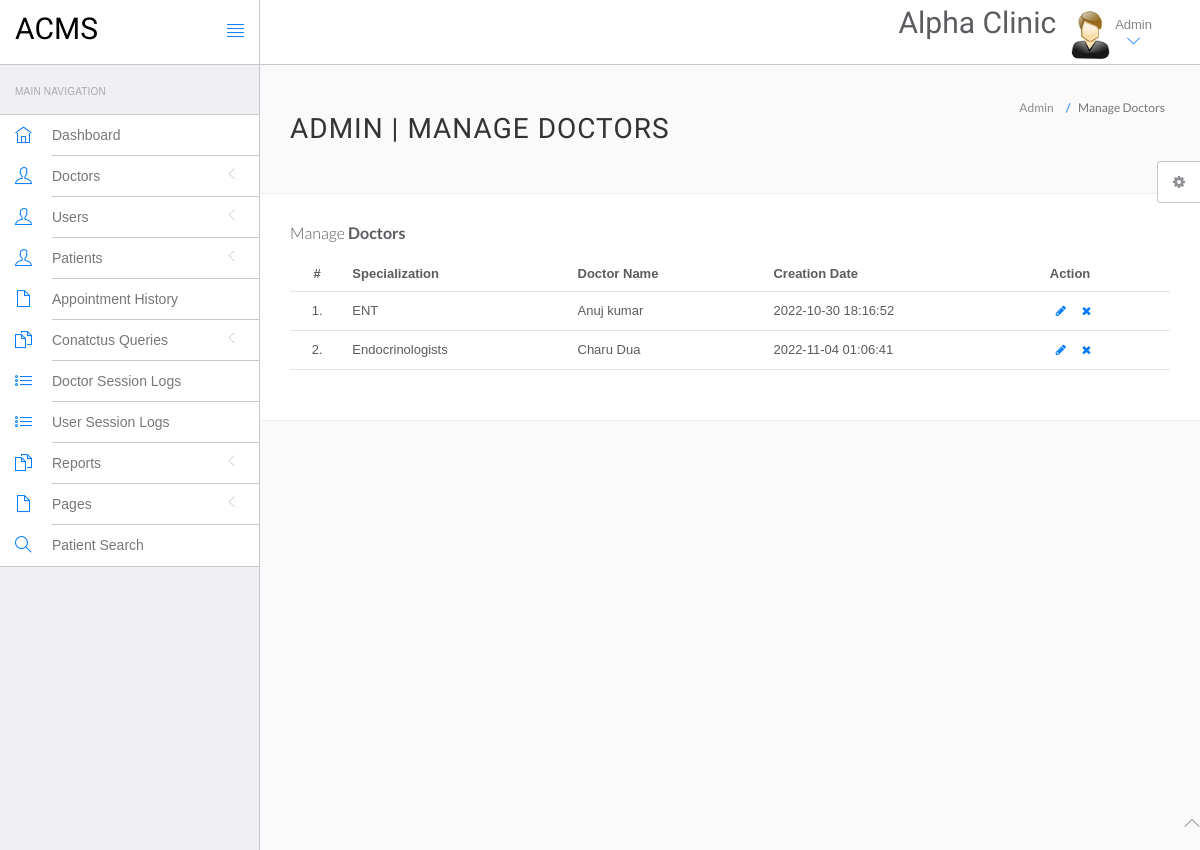
Before: /Clinic/acms/admin/php_admin/manage-doctors.php (signed in) with the older database file.
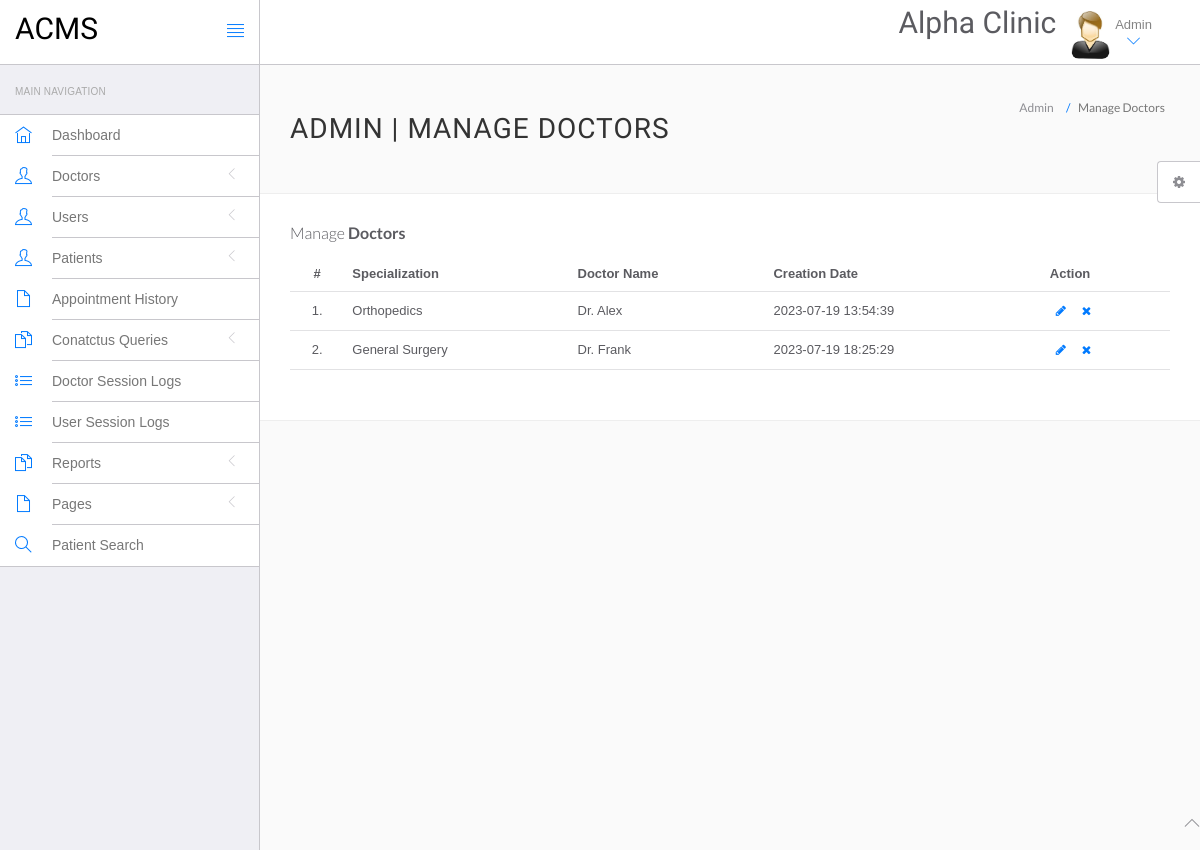
After: the same page with the newer database file.
### tables this page shows
CREATE TABLE `doctors` (
  `id` int(11) NOT NULL,
  `specilization` varchar(255) DEFAULT NULL,
  `doctorName` varchar(255) DEFAULT NULL,
  `address` longtext DEFAULT NULL,
  `docFees` varchar(255) DEFAULT NULL,
  `contactno` bigint(11) DEFAULT NULL,
  `docEmail` varchar(255) DEFAULT NULL,
  `password` varchar(255) DEFAULT NULL,
  `creationDate` timestamp NULL DEFAULT current_timestamp(),
  `updationDate` timestamp NULL DEFAULT NULL ON UPDATE current_timestamp()
);

### Clinic/acms/admin/php_admin/manage-doctors.php (the view, shortened to what this page needs)
<?php
include('include/config.php');
if(strlen($_SESSION['id']==0)) {
 header('location:logout.php');
  } else{
?>
<!DOCTYPE html>
<html lang="en">
	<head>
		<link rel="stylesheet" href="vendor/bootstrap/css/bootstrap.min.css">
		<link rel="stylesheet" href="vendor/fontawesome/css/font-awesome.min.css">
		<link rel="stylesheet" href="vendor/themify-icons/themify-icons.min.css">
		<link href="vendor/animate.css/animate.min.css" rel="stylesheet" media="screen">
		<link href="vendor/perfect-scrollbar/perfect-scrollbar.min.css" rel="stylesheet" media="screen">
		<link href="vendor/switchery/switchery.min.css" rel="stylesheet" media="screen">
		<link href="vendor/bootstrap-touchspin/jquery.bootstrap-touchspin.min.css" rel="stylesheet" media="screen">
		<link href="vendor/select2/select2.min.css" rel="stylesheet" media="screen">
		<link href="vendor/bootstrap-datepicker/bootstrap-datepicker3.standalone.min.css" rel="stylesheet" media="screen">
		<link href="vendor/bootstrap-timepicker/bootstrap-timepicker.min.css" rel="stylesheet" media="screen">
		<link rel="stylesheet" href="assets/css/styles.css">
		<link rel="stylesheet" href="assets/css/plugins.css">
		<link rel="stylesheet" href="assets/css/themes/theme-1.css" id="skin_color" />
	</head>
	<body>
		<div id="app">
<?php include('include/sidebar.php');?>
			<div class="app-content">
						<?php include('include/header.php');?>
				<div class="main-content" >
					<div class="wrap-content container" id="container">
						<section id="page-title">
							<div class="row">
								<div class="col-sm-8">
									<h1 class="mainTitle">Admin | Manage Doctors</h1>
																	</div>
								<ol class="breadcrumb">
									<li>
										<span>Admin</span>
									</li>
									<li class="active">
										<span>Manage Doctors</span>
									</li>
								</ol>
							</div>
						</section>
						<div class="container-fluid container-fullw bg-white">
									<div class="row">
								<div class="col-md-12">
									<h5 class="over-title margin-bottom-15">Manage <span class="text-bold">Doctors</span></h5>
									<table class="table table-hover" id="sample-table-1">
										<thead>
											<tr>
												<th class="center">#</th>
												<th>Specialization</th>
												<th class="hidden-xs">Doctor Name</th>
												<th>Creation Date </th>
												<th>Action</th>
											</tr>
										</thead>
										<tbody>
<?php
$sql=mysqli_query($con,"select * from doctors");
$cnt=1;
while($row=mysqli_fetch_array($sql))
{
?>
											<tr>
												<td class="center"><?php echo $cnt;?>.</td>
												<td class="hidden-xs"><?php echo $row['specilization'];?></td>
												<td><?php echo $row['doctorName'];?></td>
												<td><?php echo $row['creationDate'];?>
												</td>
												<td >
												<div class="visible-md visible-lg hidden-sm hidden-xs">
							<a href="edit-doctor.php?id=<?php echo $row['id'];?>" class="btn btn-transparent btn-xs" tooltip-placement="top" tooltip="Edit"><i class="fa fa-pencil"></i></a>
	<a href="manage-doctors.php?id=<?php echo $row['id']?>&del=delete" onClick="return confirm('Are you sure you want to delete?')"class="btn btn-transparent btn-xs tooltips" tooltip-placement="top" tooltip="Remove"><i class="fa fa-times fa fa-white"></i></a>
												</div>
												</td>
											</tr>
											<?php
$cnt=$cnt+1;
											 }?>
										</tbody>
									</table>
								</div>
							</div>
								</div>
							</div>
						</div>
					</div>
				</div>
	<?php include('include/footer.php');?>
	<?php include('include/setting.php');?>
	</body>
</html>
<?php } ?>

Changed rows visible on the page:
removed doctors: specilization "ENT", doctorName "Anuj kumar", creationDate "2022-10-30 18:16:52"
removed doctors: specilization "Endocrinologists", doctorName "Charu Dua", creationDate "2022-11-04 01:06:41"
added doctors: specilization "Orthopedics", doctorName "Dr. Alex", creationDate "2023-07-19 13:54:39"
added doctors: specilization "General Surgery", doctorName "Dr. Frank", creationDate "2023-07-19 18:25:29"
